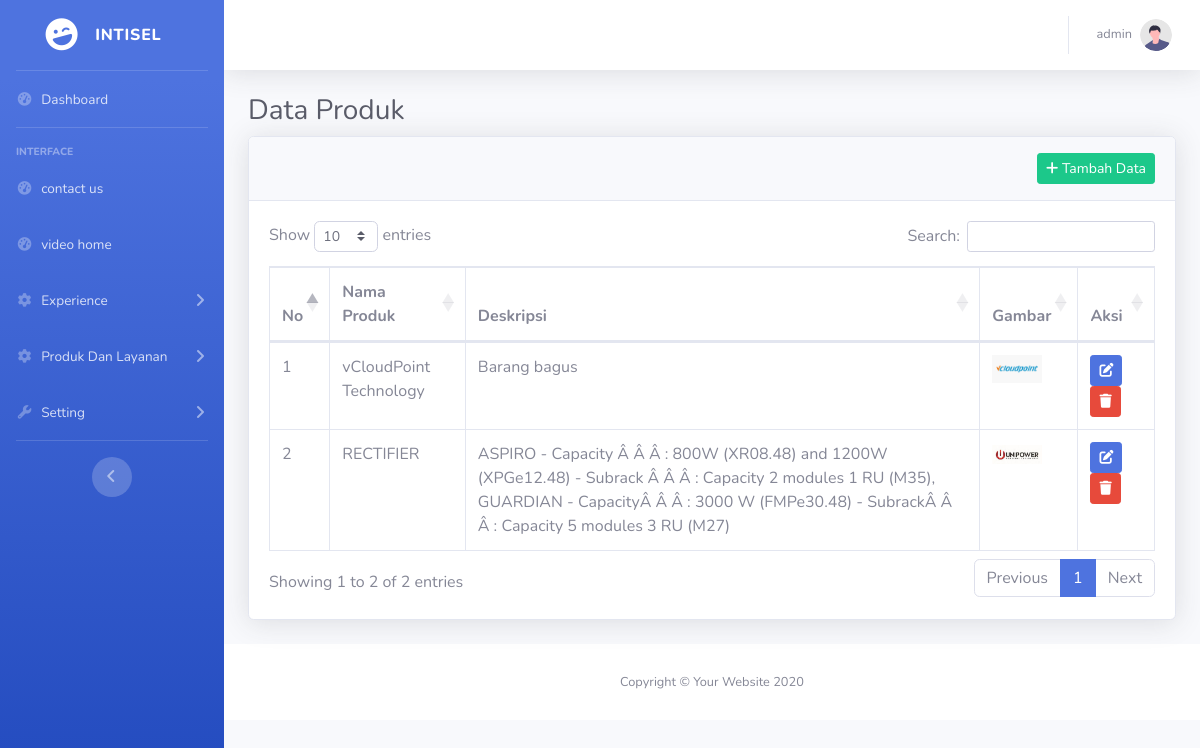
/adminism/produk.php (signed in), run on the app's committed database.
### tables this page shows
CREATE TABLE `produk` (
  `no` int(11) NOT NULL,
  `nama_produk` varchar(100) NOT NULL,
  `penjelasan_produk` text NOT NULL,
  `gambar` varchar(100) NOT NULL
);

### adminism/produk.php (the view, shortened to what this page needs)
<?php
include 'config/config.php';
?>
<!DOCTYPE html>
<html lang="en">
<head>
    <link href="vendor/fontawesome-free/css/all.min.css" rel="stylesheet" type="text/css">
    <link href="css/sb-admin-2.min.css" rel="stylesheet">
    <link href="vendor/datatables/dataTables.bootstrap4.min.css" rel="stylesheet">
</head>
<body id="page-top">
    <div id="wrapper">
        <ul class="navbar-nav bg-gradient-primary sidebar sidebar-dark accordion" id="accordionSidebar">
<a class="sidebar-brand d-flex align-items-center justify-content-center" href="index.php">
    <div class="sidebar-brand-icon rotate-n-15">
        <i class="fas fa-laugh-wink"></i>
    </div>
    <div class="sidebar-brand-text mx-3">Intisel</div>
</a>
<hr class="sidebar-divider my-0">
<li class="nav-item">
    <a class="nav-link" href="index.php">
        <i class="fas fa-fw fa-tachometer-alt"></i>
        <span>Dashboard</span></a>
</li>
<hr class="sidebar-divider">
<div class="sidebar-heading">
    Interface
</div>
<li class="nav-item">
                <a class="nav-link" href="kontak.php">
                    <i class="fas fa-fw fa-tachometer-alt"></i>
                    <span>contact us</span></a>
            </li>
            <li class="nav-item">
                <a class="nav-link" href="video.php">
                    <i class="fas fa-fw fa-tachometer-alt"></i>
                    <span>video home</span></a>
            </li>
<li class="nav-item">
    <a class="nav-link collapsed" href="#" data-toggle="collapse" data-target="#collapseTwo"
        aria-expanded="true" aria-controls="collapseTwo">
        <i class="fas fa-fw fa-cog"></i>
        <span>Experience</span>
    </a>
</li>
<li class="nav-item">
    <a class="nav-link collapsed" href="#" data-toggle="collapse" data-target="#collapseTwox"
        aria-expanded="true" aria-controls="collapseTwo">
        <i class="fas fa-fw fa-cog"></i>
        <span>Produk Dan Layanan</span>
    </a>
</li>
<li class="nav-item">
    <a class="nav-link collapsed" href="#" data-toggle="collapse" data-target="#collapseUtilities"
        aria-expanded="true" aria-controls="collapseUtilities">
        <i class="fas fa-fw fa-wrench"></i>
        <span>Setting</span>
    </a>
</li>
<hr class="sidebar-divider d-none d-md-block">
<div class="text-center d-none d-md-inline">
    <button class="rounded-circle border-0" id="sidebarToggle"></button>
</div>
</ul>
        <div id="content-wrapper" class="d-flex flex-column">
            <div id="content">
                <nav class="navbar navbar-expand navbar-light bg-white topbar mb-4 static-top shadow">
                    <ul class="navbar-nav ml-auto">
                        <li class="nav-item dropdown no-arrow">
                            <a class="nav-link dropdown-toggle" href="#" id="userDropdown" role="button"
                                data-toggle="dropdown" aria-haspopup="true" aria-expanded="false">
                                <span class="mr-2 d-none d-lg-inline text-gray-600 small"><?= $_SESSION['username'] ?></span>
                                <img class="img-profile rounded-circle"
                                    src="img/undraw_profile.svg">
                            </a>
                        </li>
                    </ul>
                </nav>
                <div class="container-fluid">
                    <h1 class="h3 mb-2 text-gray-800">Data Produk</h1>
                    <div class="card shadow mb-4">
                        <div class="card-header py-3">
                            <div class="d-flex justify-content-end">
                                <a href="tambahdata/tambahdata_produk.php" class="btn btn-sm btn-success" title="Tambah Data">
                                    <i class="fas fa-plus"></i> Tambah Data
                                </a>
                            </div>
                        </div>
                        <div class="card-body">
                            <div class="table-responsive">
                                <table class="table table-bordered" id="dataTable" width="100%" cellspacing="0">
                                    <thead>
                                        <tr>
                                            <th>No</th>
                                            <th>Nama Produk</th>
                                            <th>Deskripsi</th>
                                            <th>Gambar</th>
                                            <th>Aksi</th>
                                        </tr>
                                    </thead>
                                    <tbody>
                                        <?php
                                        $sql = "SELECT * FROM produk";
                                        $result = $conn->query($sql);
                                        if ($result->num_rows > 0) {
                                            $no = 1;
                                            while ($row = $result->fetch_assoc()) {
                                                echo "<tr>";
                                                echo "<td>" . $no++ . "</td>";
                                                echo "<td>" . htmlspecialchars($row['nama_produk']) . "</td>";
                                                echo "<td>" . htmlspecialchars($row['penjelasan_produk']) . "</td>";
                                                echo "<td><img src='../gam_produk/" . htmlspecialchars($row['gambar']) . "' alt='Produk' style='width: 50px; height: auto;'></td>";
                                                echo "<td>";
                                                echo "<a href='edit/editdata_produk.php?no=" . $row['no'] . "' class='btn btn-sm btn-primary' title='Edit'><i class='fas fa-edit'></i></a> ";
                                                echo "<a href='logika_proses/logika.php?noproduk=" . $row['no'] . "' class='btn btn-sm btn-danger' title='Hapus' onclick='return confirm(\"Apakah Anda yakin ingin menghapus produk ini?\");'><i class='fas fa-trash'></i></a>";
                                                echo "</td>";
                                                echo "</tr>";
                                            }
                                        } else {
                                            echo "<tr><td colspan='5' class='text-center'>Tidak ada data</td></tr>";
                                        }
                                        ?>
                                    </tbody>
                                </table>
                            </div>
                        </div>
                    </div>
            </div>
            <footer class="sticky-footer bg-white">
                <div class="container my-auto">
                    <div class="copyright text-center my-auto">
                        <span>Copyright &copy; Your Website 2020</span>
                    </div>
                </div>
            </footer>
        </div>
    </div>
</body>
</html>

### data on the page
produk: nama_produk "vCloudPoint Technology", penjelasan_produk "Barang bagus", gambar (picture)
produk: nama_produk "RECTIFIER", penjelasan_produk "ASPIRO - Capacity Â Â Â : 800W (XR08.48) and 1200W (XPGe12.48) - Subrack Â Â Â : Capacity 2 modules 1 RU (M35), GUARDIAN - CapacityÂ Â Â : 3000 W (FMPe30.48) - SubrackÂ Â Â : Capacity 5 modules 3 RU (M27)", gambar (picture)

### other printed values
$_SESSION['username'] "admin"
